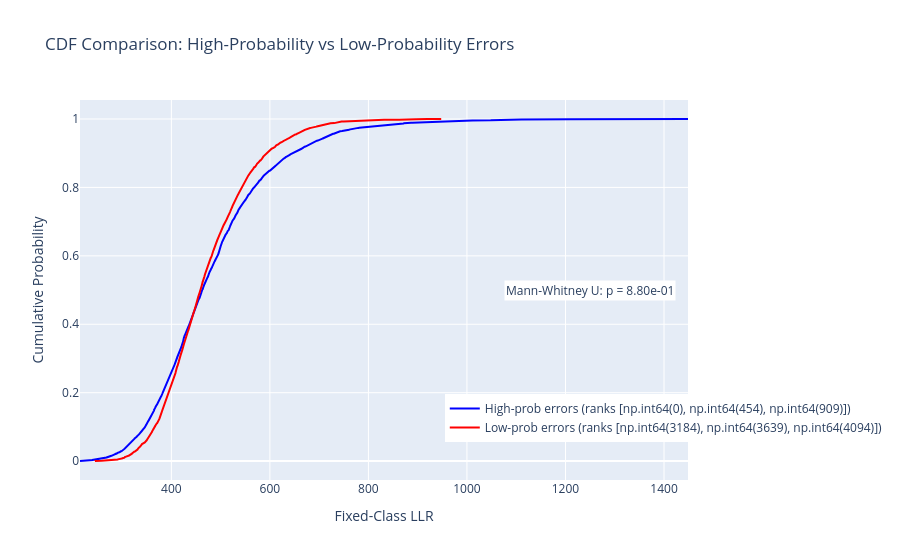

Notebook cell for this chart:
### Code cell
# CDF comparison: high-prob errors vs low-prob errors
# Split into top 3 ranks (high prob) vs bottom 3 ranks (low prob)
unique_ranks = sorted(df_results["error_rank"].unique())
n_ranks = len(unique_ranks)
top_ranks = unique_ranks[:3]
bottom_ranks = unique_ranks[-3:]

df_top = df_results[df_results["error_rank"].isin(top_ranks)]
df_bottom = df_results[df_results["error_rank"].isin(bottom_ranks)]

fig = go.Figure()

# Top ranks (high probability errors)
sorted_top = np.sort(df_top["fixed_llr"])
cdf_top = np.arange(1, len(sorted_top) + 1) / len(sorted_top)
fig.add_trace(go.Scatter(
    x=sorted_top,
    y=cdf_top,
    mode="lines",
    name=f"High-prob errors (ranks {list(top_ranks)})",
    line=dict(color="blue"),
))

# Bottom ranks (low probability errors)
sorted_bottom = np.sort(df_bottom["fixed_llr"])
cdf_bottom = np.arange(1, len(sorted_bottom) + 1) / len(sorted_bottom)
fig.add_trace(go.Scatter(
    x=sorted_bottom,
    y=cdf_bottom,
    mode="lines",
    name=f"Low-prob errors (ranks {list(bottom_ranks)})",
    line=dict(color="red"),
))

# Mann-Whitney U test
mw_stat, mw_p = stats.mannwhitneyu(df_top["fixed_llr"], df_bottom["fixed_llr"], alternative="less")

fig.update_layout(
    title="CDF Comparison: High-Probability vs Low-Probability Errors",
    xaxis_title="Fixed-Class LLR",
    yaxis_title="Cumulative Probability",
    legend=dict(x=0.6, y=0.1),
)
fig.add_annotation(
    text=f"Mann-Whitney U: p = {mw_p:.2e}",
    xref="paper", yref="paper",
    x=0.98, y=0.5,
    showarrow=False,
    font=dict(size=12),
    bgcolor="white",
)
fig.show()

print(f"\nMann-Whitney U Test (high-prob < low-prob):")
print(f"  U-statistic: {mw_stat:.1f}")
print(f"  p-value: {mw_p:.2e}")
print(f"  Interpretation: {'High-prob errors have significantly lower LLRs' if mw_p < 0.05 else 'No significant difference'}")

### Figure 1 — Plotly figure (JSON) as saved in the notebook; plotly's stock layout.template omitted (floating-point values rounded to 4 significant figures; data arrays with more than 128 entries replaced by an {"elided": "..."} marker saying what was removed)
{"data": [{"line": {"color": "blue"}, "mode": "lines", "name": "High-prob errors (ranks [np.int64(0), np.int64(454), np.int64(909)])", "type": "scatter", "x": {"elided": "3000 float values"}, "y": {"elided": "3000 float values"}}, {"line": {"color": "red"}, "mode": "lines", "name": "Low-prob errors (ranks [np.int64(3184), np.int64(3639), np.int64(4094)])", "type": "scatter", "x": {"elided": "3000 float values"}, "y": {"elided": "3000 float values"}}], "layout": {"annotations": [{"bgcolor": "white", "font": {"size": 12}, "showarrow": false, "text": "Mann-Whitney U: p = 8.80e-01", "x": 0.98, "xref": "paper", "y": 0.5, "yref": "paper"}], "legend": {"x": 0.6, "y": 0.1}, "title": {"text": "CDF Comparison: High-Probability vs Low-Probability Errors"}, "xaxis": {"title": {"text": "Fixed-Class LLR"}}, "yaxis": {"title": {"text": "Cumulative Probability"}}}}
